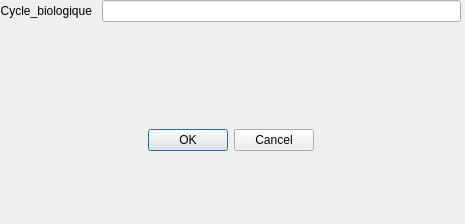
<?xml version="1.0" encoding="UTF-8"?>
<ui version="4.0">
 <class>cycle_bio_ajout</class>
 <widget class="QWidget" name="cycle_bio_ajout">
  <property name="geometry">
   <rect>
    <x>0</x>
    <y>0</y>
    <width>465</width>
    <height>224</height>
   </rect>
  </property>
  <property name="sizePolicy">
   <sizepolicy hsizetype="Expanding" vsizetype="Fixed">
    <horstretch>0</horstretch>
    <verstretch>0</verstretch>
   </sizepolicy>
  </property>
  <property name="windowTitle">
   <string>Form</string>
  </property>
  <widget class="QWidget" name="">
   <property name="geometry">
    <rect>
     <x>0</x>
     <y>0</y>
     <width>461</width>
     <height>151</height>
    </rect>
   </property>
   <layout class="QVBoxLayout" name="verticalLayout">
    <item>
     <layout class="QHBoxLayout" name="horizontalLayout_2">
      <property name="spacing">
       <number>10</number>
      </property>
      <item>
       <widget class="QLabel" name="label_3">
        <property name="minimumSize">
         <size>
          <width>40</width>
          <height>0</height>
         </size>
        </property>
        <property name="layoutDirection">
         <enum>Qt::LeftToRight</enum>
        </property>
        <property name="text">
         <string>Cycle_biologique</string>
        </property>
        <property name="alignment">
         <set>Qt::AlignRight|Qt::AlignTrailing|Qt::AlignVCenter</set>
        </property>
        <property name="buddy">
         <cstring>le_cycle_bio</cstring>
        </property>
       </widget>
      </item>
      <item>
       <widget class="QLineEdit" name="le_cycle_bio">
        <property name="minimumSize">
         <size>
          <width>200</width>
          <height>0</height>
         </size>
        </property>
       </widget>
      </item>
     </layout>
    </item>
    <item>
     <spacer name="verticalSpacer">
      <property name="orientation">
       <enum>Qt::Vertical</enum>
      </property>
      <property name="sizeHint" stdset="0">
       <size>
        <width>20</width>
        <height>48</height>
       </size>
      </property>
     </spacer>
    </item>
    <item>
     <widget class="QDialogButtonBox" name="btnBox">
      <property name="standardButtons">
       <set>QDialogButtonBox::Cancel|QDialogButtonBox::Ok</set>
      </property>
      <property name="centerButtons">
       <bool>true</bool>
      </property>
     </widget>
    </item>
   </layout>
  </widget>
 </widget>
 <resources/>
 <connections/>
</ui>
